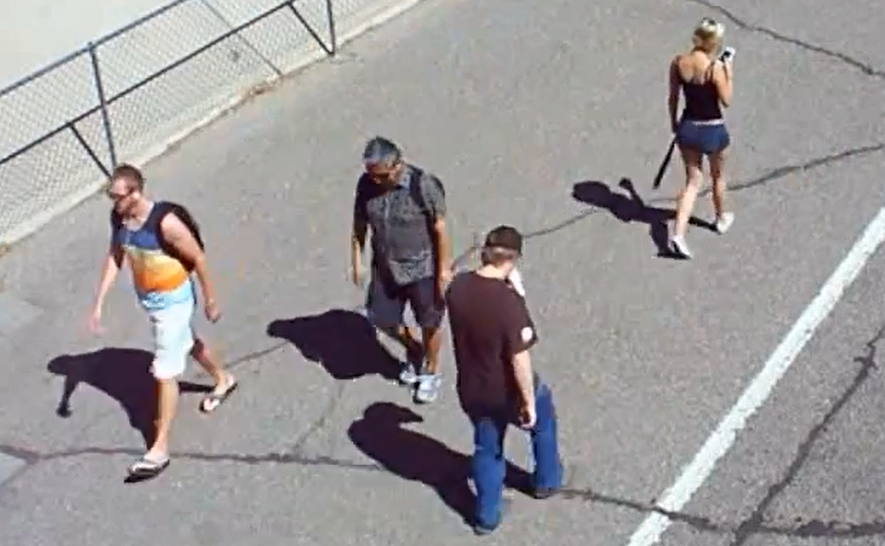
#> input picture input.jpg, 885 x 546 px, found by its file name
$ python main.py
#> lines starting #> are read from the running program, lines starting #| are printed output that depends on the picture
import cv2
import os


def detect_and_save_objects(image_path, output_folder):
    # Đọc ảnh đầu vào
#> called with output_folder = 'C:\\New folder\\test\\test\\output\\KQ'
    image_path = r"C:\New folder\test\test\output\input.jpg"

    image = cv2.imread(image_path)
#> image is the input picture: shape (546, 885, 3); mean B, G, R 152.2, 151.5, 155.7

    # Thực hiện xác định đối tượng, ở đây sử dụng mô hình object detection của OpenCV
    # Bạn có thể sử dụng mô hình hoặc thư viện phân loại đối tượng mà bạn muốn
    # Đảm bảo cài đặt OpenCV: pip install opencv-python
    # Ví dụ sử dụng mô hình Haarcascades
    cascade_path = r'C:\path\to\your\opencv\build\etc\haarcascades\haarcascade_frontalface_default.xml'

    cascade = cv2.CascadeClassifier(cascade_path)
    gray = cv2.cvtColor(image, cv2.COLOR_BGR2GRAY)
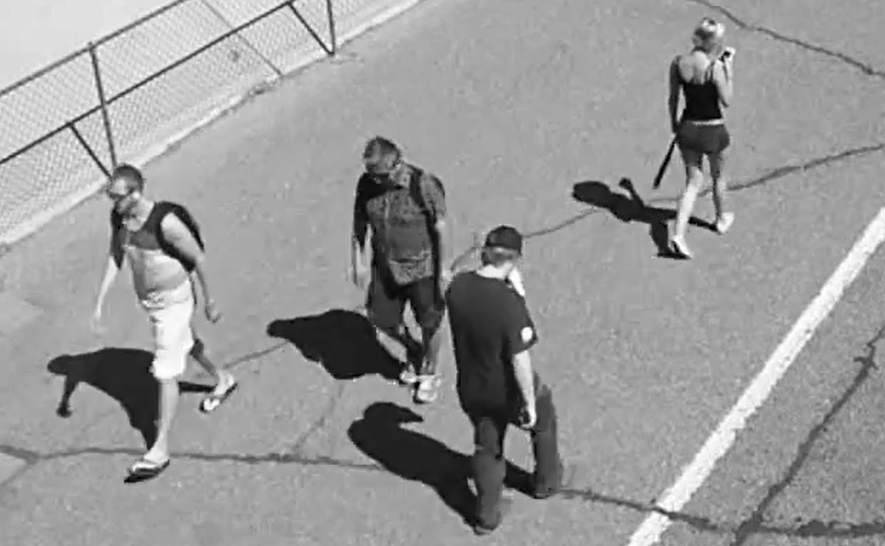
#> gray: shape (546, 885); min 0, max 255, mean 152.8
    objects = cascade.detectMultiScale(gray, scaleFactor=1.1, minNeighbors=5, minSize=(30, 30))
#> objects = ()

    # Tạo folder Ket_qua nếu chưa tồn tại
    output_folder_path = os.path.join(output_folder, 'Ket_qua')
    os.makedirs(output_folder_path, exist_ok=True)

    # Lưu đối tượng vào các folder tương ứng
    for (x, y, w, h) in objects:
        label = 'label'  # Đặt label tùy thuộc vào đối tượng được phát hiện
        label_folder_path = os.path.join(output_folder_path, label)
        os.makedirs(label_folder_path, exist_ok=True)

        object_image = image[y:y + h, x:x + w]
        object_path = os.path.join(label_folder_path, f'object_{x}_{y}.jpg')
        cv2.imwrite(object_path, object_image)
#> this loop made 0 passes


if __name__ == "__main__":
    # Thay đổi đường dẫn ảnh và thư mục đầu ra tùy thuộc vào nhu cầu
    input_image_path = r"C:\New folder\test\test\output\input.jpg"
    output_folder_path = r"C:\New folder\test\test\output\KQ"

    detect_and_save_objects(input_image_path, output_folder_path)
